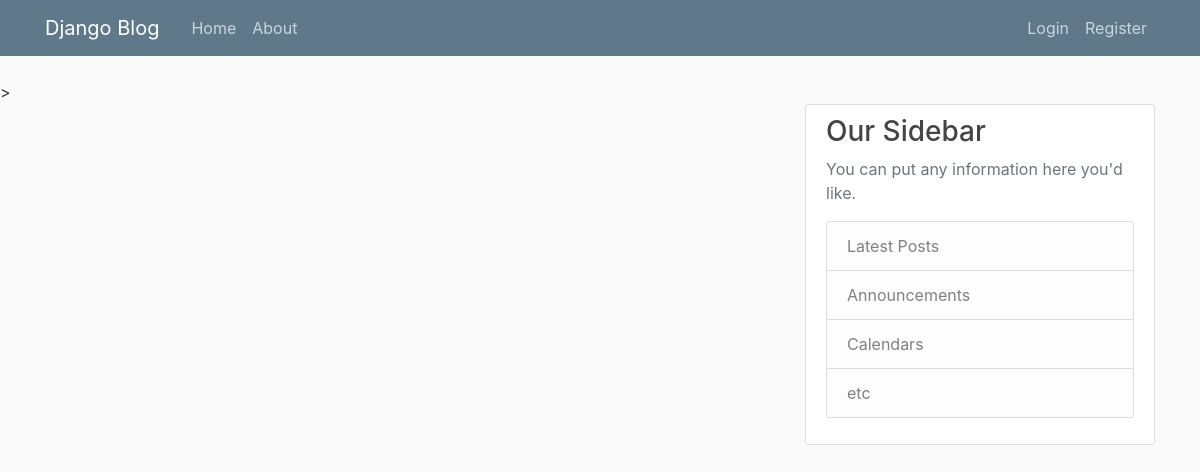
Before: / with the older database file.
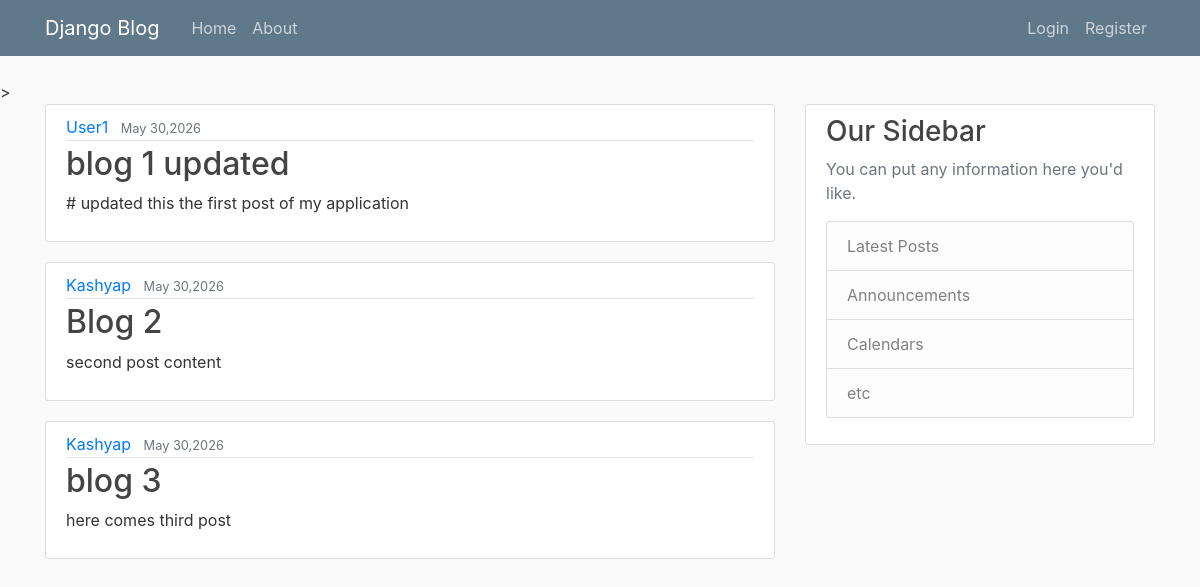
After: the same page with the newer database file.
### Blog/models.py (models this page shows, shortened)
class Post(models.Model):
    title = models.CharField(max_length=100)
    content = models.TextField()
    date_posted = models.DateTimeField(default=timezone.now)
    author = models.ForeignKey(User , on_delete=models.CASCADE)

### Blog/views.py (the view)
# urls.py: path('', views.home,name='blog-home'),
def home(request):
    context = {
        'posts' : Post.objects.all()
    }
    return render(request,'Blog/home.html',context)

### Blog/templates/Blog/home.html
{% extends "Blog/base.html" %}
{% block content %}
    {% for post in posts %}
        <article class="media content-section">
            <div class="media-body">
                <div class="article-metadata">
                    <a class="mr-2" href="#">{{ post.author }}</a>
                    <small class="text-muted">{{ post.date_posted|date:"F d,Y" }}</small>
                </div>
                <h2><a class="article-title" href="#">{{ post.title }}</a></h2>
                <p class="article-content">{{ post.content }}</p>
            </div>
        </article>
    {% endfor %}
{% endblock content %}

### Blog/templates/Blog/base.html (shortened to what this page needs)
{% load static %}
<html lang="en">
<head>
    <link rel="stylesheet" href="https://cdn.jsdelivr.net/npm/bootstrap@4.1.3/dist/css/bootstrap.min.css"
>
    <link rel="stylesheet" type="text/css" href="{% static 'Blog/main.css' %}">
</head>
<body>
    <header class="site-header">
        <nav class="navbar navbar-expand-md navbar-dark bg-steel fixed-top">
            <div class="container">
                <a class="navbar-brand mr-4" href="/">Django Blog</a>
                <div class="collapse navbar-collapse" id="navbarToggle">
                    <div class="navbar-nav mr-auto">
                        <a class="nav-item nav-link" href="{% url 'blog-home' %}">Home</a>
                        <a class="nav-item nav-link" href="{% url 'blog-About' %}">About</a>
                    </div>
                    <div class="navbar-nav">
                        {% if user.is_authenticated %}
                         <a class="nav-item nav-link" href="{% url 'profile' %}">Profile</a>
                        <form method="post" action="{% url 'logout' %}" class="m-0 p-0">
                            {% csrf_token %}
                            <button type="submit" class="nav-item nav-link"
                                style="background: none; border: none; cursor: pointer; outline: none;">Logout</button>
                        </form>
                        {% else %}
                        <a class="nav-item nav-link" href="{% url 'login' %}">Login</a>
                        <a class="nav-item nav-link" href="{% url 'register' %}">Register</a>
                        {% endif %}
                    </div>
                </div>
            </div>
        </nav>
    </header>
    <main role="main" class="container">
        <div class="row">
            <div class="col-md-8">
                {% block content %}{% endblock %}
            </div>
            <div class="col-md-4">
                <div class="content-section">
                    <h3>Our Sidebar</h3>
                    <p class='text-muted'>You can put any information here you'd like.
                    <ul class="list-group">
                        <li class="list-group-item list-group-item-light">Latest Posts</li>
                        <li class="list-group-item list-group-item-light">Announcements</li>
                        <li class="list-group-item list-group-item-light">Calendars</li>
                        <li class="list-group-item list-group-item-light">etc</li>
                    </ul>
                    </p>
                </div>
            </div>
        </div>
    </main>
</body>
</html>

### Blog/static/Blog/main.css (style rules this page uses)
body { background: #fafafa; color: #333333; margin-top: 5rem; }
h1, h2, h3, h4, h5, h6 { color: #444444; }
ul { margin: 0; }
.bg-steel { background-color: #5f788a; }
.site-header .navbar-nav .nav-link { color: #cbd5db; }
.content-section { background: #ffffff; padding: 10px 20px; border: 1px solid #dddddd; border-radius: 3px; margin-bottom: 20px; }
.article-title { color: #444444; }
.article-content { white-space: pre-line; }
.article-metadata { padding-bottom: 1px; margin-bottom: 4px; border-bottom: 1px solid #e3e3e3 }

Changed rows visible on the page:
added Post: author "User1", date_posted "May 30,2026", title "blog 1 updated", content "# updated this the first post of my application"
added Post: author "Kashyap", date_posted "May 30,2026", title "Blog 2", content "second post content"
added Post: author "Kashyap", date_posted "May 30,2026", title "blog 3", content "here comes third post"
